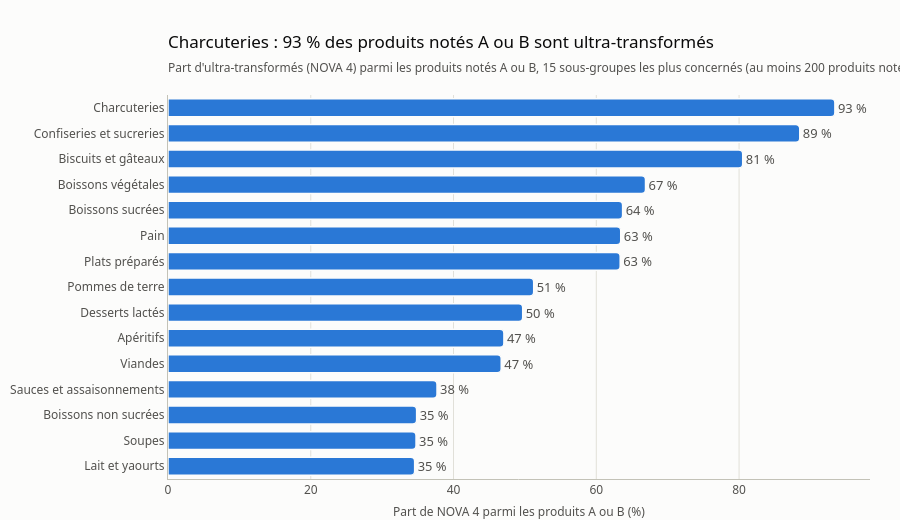

Write notebook code for a chart like this one.
### Markdown cell above
## 2. Bien notés mais ultra-transformés

C'est le paradoxe le plus fréquent : un bon Nutri-Score ne dit rien du degré de transformation. Dans quels rayons le rencontre-t-on ?

### Code cell
by_sub = ctv.good_score_ultra_by_subgroup(con)
by_sub["label"] = by_sub["food_subgroup"].map(subgroup_label)
top_sub = by_sub.head(15)
lead = top_sub.iloc[0]

fig = charts.ranked_bars(
    top_sub,
    "label",
    "share",
    suffix=" %",
    value_format=".0f",
    title=f"{lead['label']} : {fmt_pct(lead['share'])} des produits notés A ou B "
    "sont ultra-transformés",
    subtitle="Part d'ultra-transformés (NOVA 4) parmi les produits notés A ou B, "
    "15 sous-groupes les plus concernés (au moins 200 produits notés A ou B)",
    value_label="Part de NOVA 4 parmi les produits A ou B (%)",
)
save_figure(fig, "good_score_ultra_by_subgroup")
findings.append(
    f"Bien noté mais ultra-transformé : surtout dans le sous-groupe "
    f"{lead['label'].lower()} ({fmt_pct(lead['share'])} des produits A ou B)."
)
fig.show()

### Figure 1 — Plotly figure (JSON) as saved in the notebook; plotly's stock layout.template omitted (floating-point values rounded to 4 significant figures)
{"data": [{"cliponaxis": false, "hovertemplate": "%{y}<br>%{x:.0f} %<extra></extra>", "marker": {"color": "#2a78d6"}, "orientation": "h", "text": ["35 %", "35 %", "35 %", "38 %", "47 %", "47 %", "50 %", "51 %", "63 %", "63 %", "64 %", "67 %", "81 %", "89 %", "93 %"], "textfont": {"color": "#52514e"}, "textposition": "outside", "type": "bar", "x": [34.55, 34.75, 34.83, 37.69, 46.68, 47.06, 49.69, 51.23, 63.35, 63.42, 63.69, 66.89, 80.51, 88.5, 93.42], "y": ["Lait et yaourts", "Soupes", "Boissons non sucrées", "Sauces et assaisonnements", "Viandes", "Apéritifs", "Desserts lactés", "Pommes de terre", "Plats préparés", "Pain", "Boissons sucrées", "Boissons végétales", "Biscuits et gâteaux", "Confiseries et sucreries", "Charcuteries"]}], "layout": {"height": 520, "showlegend": false, "title": {"subtitle": {"text": "Part d'ultra-transformés (NOVA 4) parmi les produits notés A ou B, 15 sous-groupes les plus concernés (au moins 200 produits notés A ou B)"}, "text": "Charcuteries : 93 % des produits notés A ou B sont ultra-transformés"}, "xaxis": {"rangemode": "tozero", "title": {"text": "Part de NOVA 4 parmi les produits A ou B (%)"}}, "yaxis": {"showgrid": false}}}
